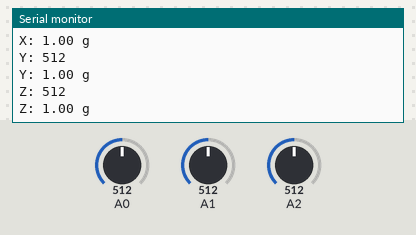
Recording of a sketch running on a simulated Arduino Uno, built with avr-gcc and run on an emulated ATmega328P. Parts: the last lines printed to the serial monitor. The inputs (shaded band) are chosen by the test bench; at power-on: A0 = 512, A1 = 512, A2 = 512.

Above: at 3.4 s.
3.5 s: A0 set to 716
At 5.36 s:
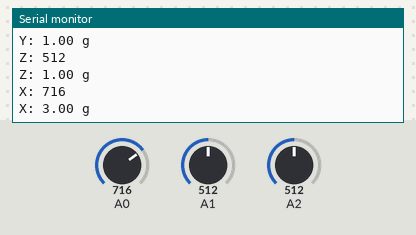
6.9 s: A1 set to 716
At 8.17 s:
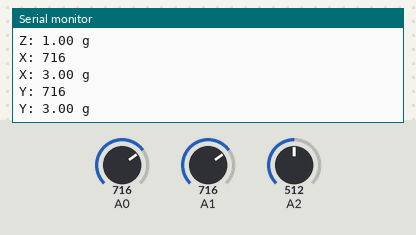
10.3 s: A2 set to 716
At 11.4 s:
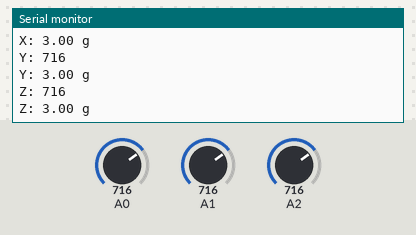
13.7 s: A0 set to 900
At 15.77 s:
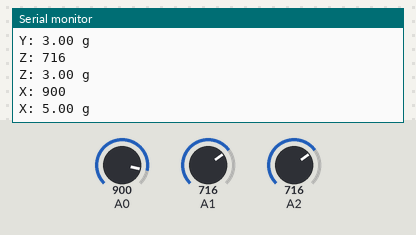
17.1 s: A1 set to 900
At 20.0 s:
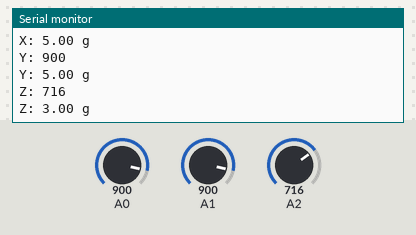
20.5 s: A2 set to 900
At 22.1 s:
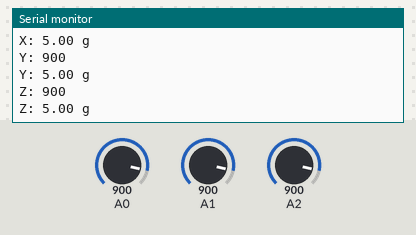
Timing chart, 0 to 23.6 s (numbered marks = the images above; inputs shaded):
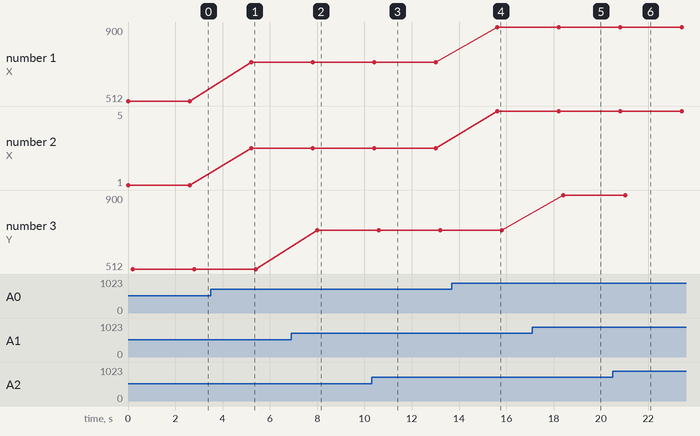

The sketch:

Arduino_ACCLEROMETER.lnk.ino
```cpp
int scale = 3;
boolean micro_is_5V = true;
void setup()
{
  // Initialize serial communication at 9600 baud
  Serial.begin(9600);
}
void loop()
{
  // Get raw accelerometer data for each axis
  int rawX = analogRead(A0);
  int rawY = analogRead(A1);
  int rawZ = analogRead(A2);
float scaledX, scaledY, scaledZ; // Scaled values for each axis
  if (micro_is_5V) // microcontroller runs off 5V
  {
    scaledX = map(rawX, 0, 675, -scale, scale); // 3.3/5 * 1023 =~ 675
    scaledY = map(rawY, 0, 675, -scale, scale); // 3.3/5 * 1023 =~ 675
    scaledZ = map(rawZ, 0, 675, -scale, scale); // 3.3/5 * 1023 =~ 675
  }
  else // microcontroller runs off 3.3V
  {
    scaledX = map(rawX, 0, 1023, -scale, scale);
    scaledZ = map(rawY, 0, 1023, -scale, scale);
    scaledZ = map(rawZ, 0, 1023, -scale, scale);
  }

  Serial.print("X: "); Serial.println(rawX);

  // Print out scaled X,Y,Z accelerometer readings
  Serial.print("X: "); Serial.print(scaledX); Serial.println(" g");
  delay(200);

  Serial.print("Y: "); Serial.println(rawY);

  // Print out scaled X,Y,Z accelerometer readings
  Serial.print("Y: "); Serial.print(scaledY); Serial.println(" g");
delay(200);
  Serial.print("Z: "); Serial.println(rawZ);

  // Print out scaled X,Y,Z accelerometer readings
  Serial.print("Z: "); Serial.print(scaledZ); Serial.println(" g");
delay(200);
delay(2000);
}
```

Measured:
- after the input at 3.5 s, the serial monitor: prints a new line after 1.7 s (image 1)
- after the input at 6.9 s, the serial monitor: prints a new line after 1.1 s (image 2)
- after the input at 10.3 s, the serial monitor: prints a new line after 0.51 s (image 3)
- after the input at 13.7 s, the serial monitor: prints a new line after 1.9 s (image 4)
- after the input at 17.1 s, the serial monitor: prints a new line after 1.3 s (image 5)
- after the input at 20.5 s, the serial monitor: prints a new line after 0.72 s (image 6)
- plotted number 1: 512 → 716 after the input at 3.5 s, 716 → 900 after the input at 13.7 s
- plotted number 2: 1 → 3 after the input at 3.5 s, 3 → 5 after the input at 13.7 s
